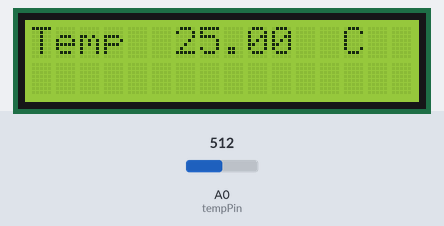
Recording of a sketch running on a simulated Arduino Uno, built with avr-gcc and run on an emulated ATmega328P. Shown: 16×2 character LCD. The test bench sets the inputs (shaded band); at power-on: A0 (tempPin) = 512. What the sketch prints to the serial monitor is not drawn.

Above: at 1.2 s.
1.3 s: A0 (tempPin) set to 0
At 1.9 s:
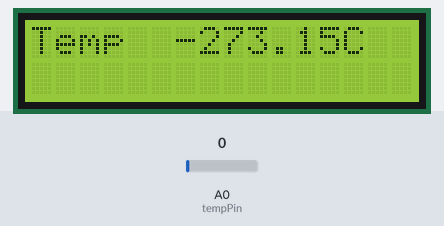
3.0 s: A0 (tempPin) set to 122
At 3.5 s:
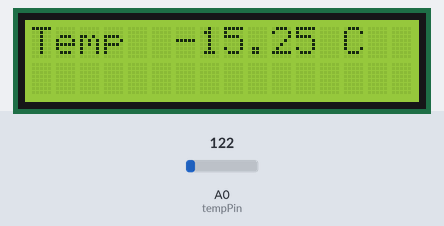
4.5 s: A0 (tempPin) set to 306
At 5.2 s:
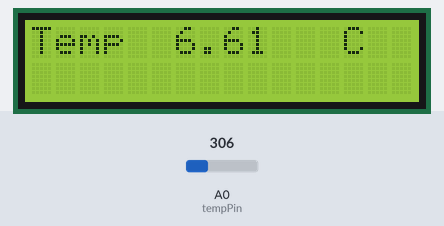
Timing chart, 0 to 7.5 s (numbered marks = the images above; inputs shaded):
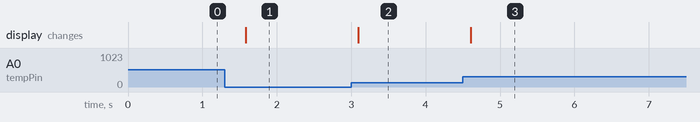

Measured:
- after the input at 1.3 s, the display: changes after 0.28 s (image 1)
- after the input at 3.0 s, the display: changes after 0.09 s (image 2)
- after the input at 4.5 s, the display: changes after 0.11 s (image 3)

The sketch:

Thermometer.ino
```cpp
//www.elegoo.com
//2016.12.9

#include <LiquidCrystal.h>
int tempPin = 0;
//                BS  E  D4 D5  D6 D7
LiquidCrystal lcd(7, 8, 9, 10, 11, 12);
void setup()
{
  lcd.begin(16, 2);
  Serial.begin(9600);
}
void loop()
{
  int tempReading = analogRead(tempPin);
  Serial.print(tempReading);
  Serial.print(" ");
  double tempK = log(10000.0 * ((1024.0 / tempReading - 1)));
  Serial.println(tempK);
  tempK = 1 / (0.001129148 + (0.000234125 + (0.0000000876741 * tempK * tempK )) * tempK );       //  Temp Kelvin
  float tempC = (tempK - 273.15);            // Convert Kelvin to Celcius
  float tempF = (tempC * 9.0)/ 5.0 + 32.0; // Convert Celcius to Fahrenheit
  // Display Temperature in C
  lcd.setCursor(0, 0);
  lcd.print("Temp         C  ");
  lcd.setCursor(6, 0);
  // Display Temperature in C
  lcd.print(tempC);
  delay(500);
}
```
